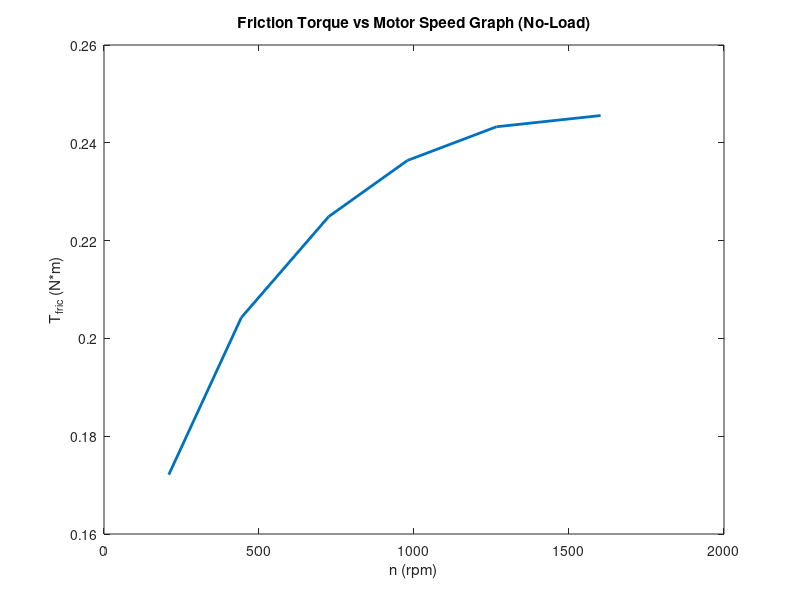

The MATLAB source for this figure: (Note: this script raises an error after producing the figure.)

clear all;
clc;
%%% Task 5A_3 %%%
T_fric = [0.172131798	0.204263067	0.224918883	0.236394336	0.243279608	0.245574699
];
n = [209	443	725	979	1266	1602
];
figure(6)
plot(n, T_fric, 'Linewidth', 2);
xlabel('n (rpm)');
ylabel('T_{fric} (N*m)');
title('Friction Torque vs Motor Speed Graph (No-Load)');
%%% Task 5A_4 %%%
in_data = importdata('TASK1_C.data');

Ea = in_data.data(:,2);
time = in_data.data(:,1);
kt = 0.229509064;

figure(1)
plot(time,Ea);
xlabel('time (ms)');
ylabel('Ea (V)');
title('Stopping Transient of Ea');
figure(2)
plot(time,Ea*60/(2*pi*kt));
xlabel('time (ms)');
ylabel('Wr (rpm)');
title('Stopping Transient of Wr');

%%% Task 5A_5 %%%
task1d_data = importdata("task_1d");
Ea = task1d_data.data(:,2);
time = task1d_data.data(:,1);
kt = 0.2178;
figure(3)
plot(time,Ea);
xlabel('time (ms)');
ylabel('Ea (V)');
title('Stopping Transient of Ea for Coupled Machines');
%%% Task 5A_6 %%%
task3a_data = importdata("task3b_data");
I_1 = task3a_data.data(:,4);
time = task3a_data.data(:,1)./1000;
V1 = task3a_data.data(:,2);
Kv = 0.22502;
Wr = task3a_data.data(:,6).*(2*pi/60);
n = task3a_data.data(:,6);
avg_n = mean(n)
avg_I_1 = mean(I_1)
didt = diff(I_1) ./ diff(time)
VLa = V1 - Kv .* Wr
didt_mean = mean(abs(didt))
La = abs(VLa(1:end-1)) ./ didt_mean
format long
La_final = mean(La)
%more accurate version
VLa_2 = V1 - Kv .* Wr - I_1*0.7395;
La_2 = abs(VLa_2(1:end-1)) ./ didt_mean;
format long
La_2_final = mean(La_2);
figure(4)
plot(time, I_1);
xlabel('time (ms)');
ylabel('Current (A)');
title('Current Ripple Graph');

%%% Task 5A_8 %%%
Tm = [0.25 0.39 0.59 0.72 0.85 1.12];
n = [172,436,717,950,1207,1749];
figure(5)
plot(n, Tm);
xlabel('Speed (rpm)');
ylabel('T_{m-load} (N*m)');
title('Mechanical Load Torque vs Speed');



